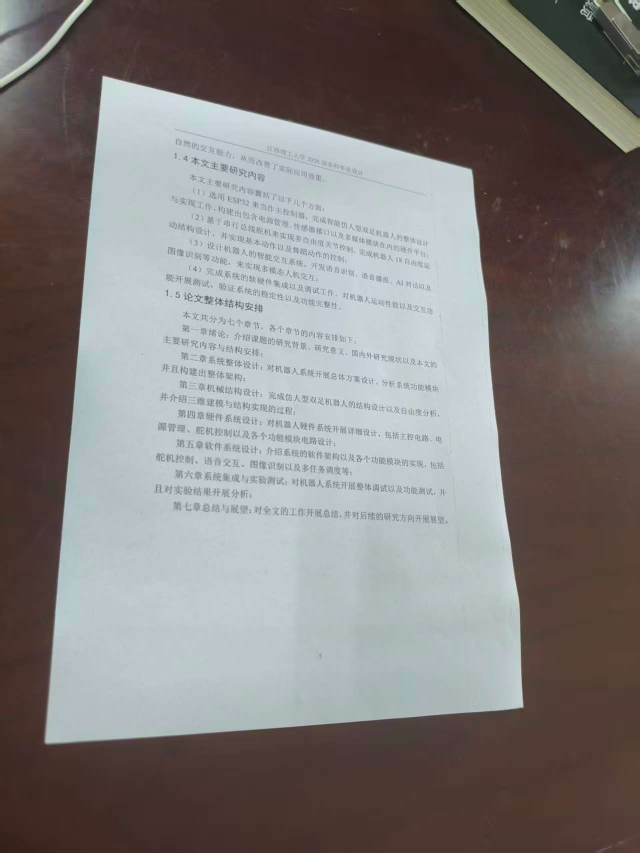
#> input picture images/doc.jpg, 1279 x 1706 px (shown at 1/2 size)
$ python scan_doc.py
#> lines starting #> are read from the running program, lines starting #| are printed output that depends on the picture; after the words box and inside, x2 and y2 are one past the last pixel; in counts of white or black regions, pixels touching at a corner belong together
import cv2
import numpy as np

# ---------------------- 1. 读取原图 ----------------------
img_path = "images/doc.jpg"
img = cv2.imread(img_path)
#> img is the input picture: shape (1706, 1279, 3); mean B, G, R 123.8, 124.6, 129
if img is None:
    print("图片读取失败，请检查路径！")
    exit()

# 保留原图副本，用于最终对比
origin = img.copy()
# 统一缩放，加快运算（放大处理，更容易抓边缘）
height, width = img.shape[:2]
#> height = 1706; width = 1279
scale = 0.8
img = cv2.resize(img, (int(width*scale), int(height*scale)))
#> img: shape (1364, 1023, 3)
origin_resize = img.copy()

# ---------------------- 2. 灰度化 + 增强对比度 ----------------------
gray = cv2.cvtColor(img, cv2.COLOR_BGR2GRAY)
# 用自适应阈值增强文档边缘
clahe = cv2.createCLAHE(clipLimit=2.0, tileGridSize=(8,8))
gray_enhanced = clahe.apply(gray)
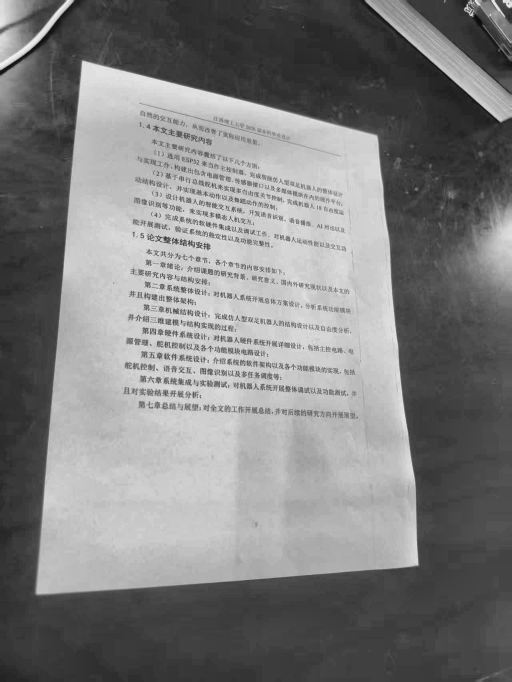
#> gray_enhanced: shape (1364, 1023) (shown at 1/2 size); min 9, max 244, mean 126

# ---------------------- 3. 高斯滤波（去噪） ----------------------
blur = cv2.GaussianBlur(gray_enhanced, (5, 5), 0)

# ---------------------- 4. Canny 边缘检测（调低阈值） ----------------------
canny = cv2.Canny(blur, 30, 100)
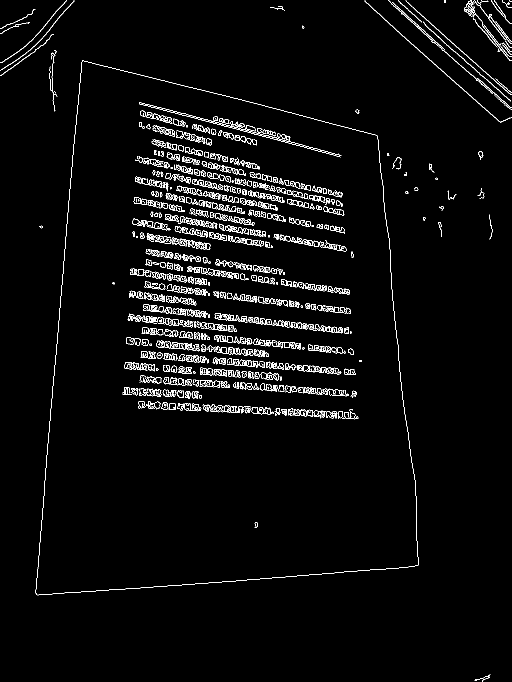
#> canny: shape (1364, 1023) (shown at 1/2 size); 3.1% white in thin lines or dots
# 膨胀边缘，让文档轮廓更连续
kernel = np.ones((3,3), np.uint8)
canny = cv2.dilate(canny, kernel, iterations=1)
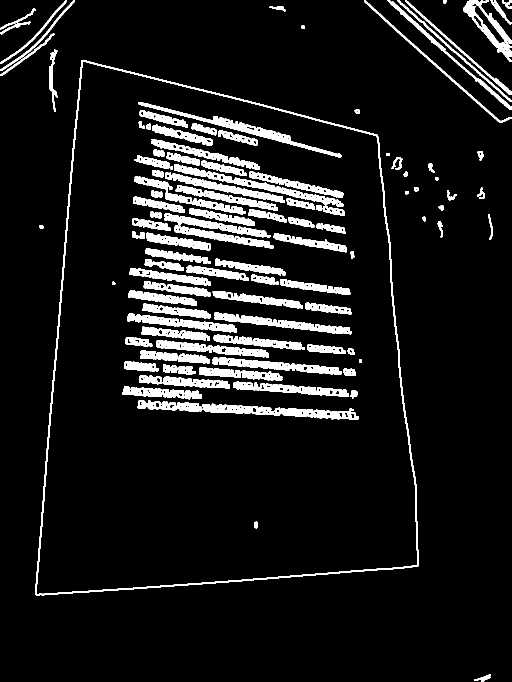
#> canny: shape (1364, 1023) (shown at 1/2 size); 9.1% white; 116 white regions

# ---------------------- 5. 查找轮廓，筛选文档外轮廓 ----------------------
contours, _ = cv2.findContours(canny, cv2.RETR_EXTERNAL, cv2.CHAIN_APPROX_SIMPLE)
#> contours = 34 contours; largest, box (x1, y1, x2, y2) and area: (70, 120, 838, 1192) 663089, (927, 0, 1023, 123) 4084, (775, 0, 1023, 220) 1806, (728, 0, 1023, 246) 1342, (810, 0, 1023, 190) 1126
# 按轮廓面积从大到小排序
contours = sorted(contours, key=cv2.contourArea, reverse=True)
doc_contour = None

for cnt in contours:
    # 轮廓近似，多边形拟合
    peri = cv2.arcLength(cnt, True)
    approx = cv2.approxPolyDP(cnt, 0.02 * peri, True)
    # 放宽条件：先找顶点数为4的轮廓
    if len(approx) == 4:
        doc_contour = approx
        break
#> this loop made 1 pass
#> (peri, doc_contour) on pass 1: (3449.5, [[163, 120], [70, 1188], [836, 1132], [755, 270]])

# 如果没找到四边形，就用面积最大的轮廓强行拟合
if doc_contour is None and len(contours) > 0:
    cnt = contours[0]
    peri = cv2.arcLength(cnt, True)
    approx = cv2.approxPolyDP(cnt, 0.02 * peri, True)
    doc_contour = approx

if doc_contour is None or len(doc_contour) != 4:
    print("未检测到文档四边形轮廓！")
    exit()

# 绘制检测到的文档轮廓
cv2.drawContours(img, [doc_contour], -1, (0, 255, 0), 3)
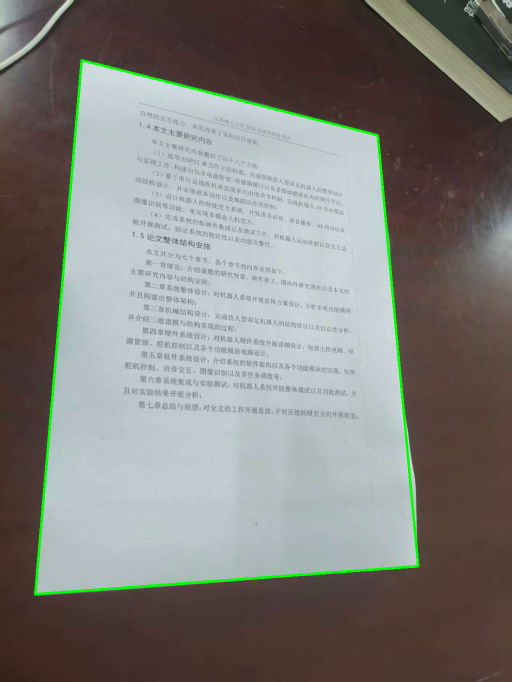
#> img: shape (1364, 1023, 3) (shown at 1/2 size); mean B, G, R 121.9, 125.7, 127.1

# ---------------------- 6. 坐标排序 + 透视变换矫正 ----------------------
# 整理四个顶点坐标
pts = doc_contour.reshape(4, 2)
#> pts = [[163, 120], [70, 1188], [836, 1132], [755, 270]]
rect = np.zeros((4, 2), dtype="float32")

# 坐标排序：左上、右上、右下、左下
s = pts.sum(axis=1)
#> s = [283, 1258, 1968, 1025]
rect[0] = pts[np.argmin(s)]   # 左上
rect[2] = pts[np.argmax(s)]   # 右下

diff = np.diff(pts, axis=1)
#> diff = [-43, 1118, 296, -485]
rect[1] = pts[np.argmin(diff)]# 右上
rect[3] = pts[np.argmax(diff)]# 左下

# 计算新图像宽高
(tl, tr, br, bl) = rect
widthA = np.sqrt(((br[0] - bl[0]) ** 2) + ((br[1] - bl[1]) ** 2))
widthB = np.sqrt(((tr[0] - tl[0]) ** 2) + ((tr[1] - tl[1]) ** 2))
maxWidth = max(int(widthA), int(widthB))

heightA = np.sqrt(((tr[0] - br[0]) ** 2) + ((tr[1] - br[1]) ** 2))
heightB = np.sqrt(((tl[0] - bl[0]) ** 2) + ((tl[1] - bl[1]) ** 2))
maxHeight = max(int(heightA), int(heightB))

# 目标矫正后四个角坐标
dst = np.array([
    [0, 0],
    [maxWidth - 1, 0],
    [maxWidth - 1, maxHeight - 1],
    [0, maxHeight - 1]
], dtype="float32")

# 计算透视变换矩阵 & 执行变换
M = cv2.getPerspectiveTransform(rect, dst)
warp = cv2.warpPerspective(origin_resize, M, (maxWidth, maxHeight))
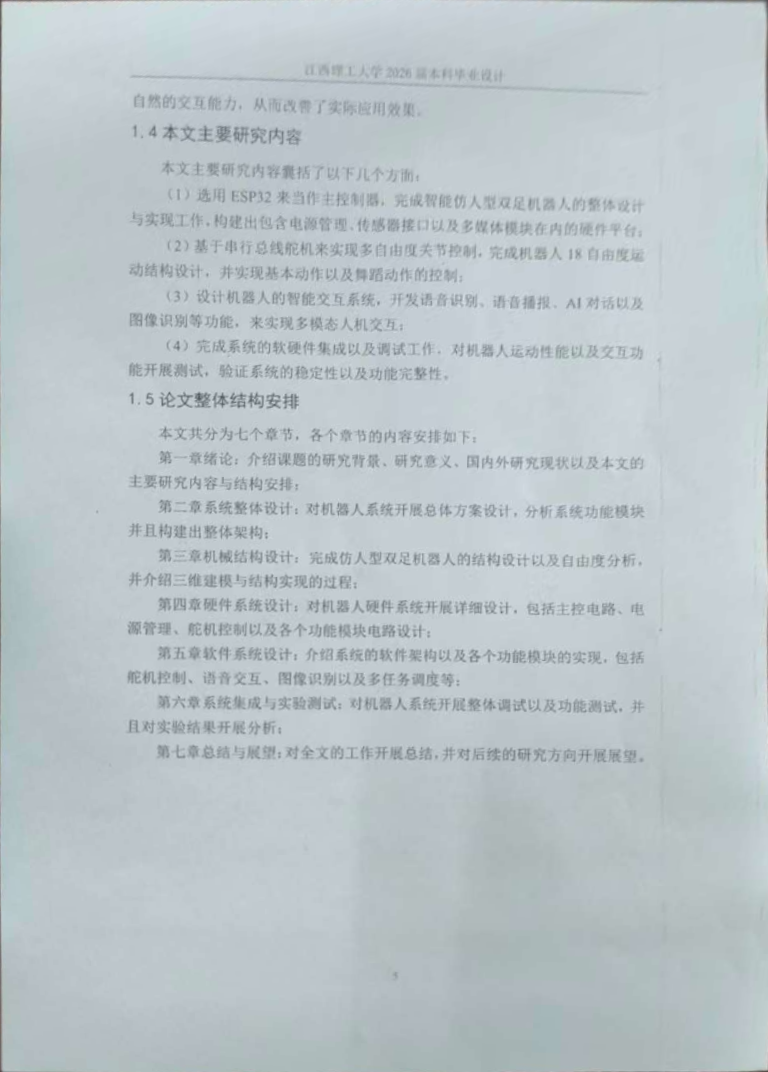
#> warp: shape (1072, 768, 3); mean B, G, R 201.4, 197, 187.3

# 矫正后再做二值化，让文档更清晰
warp_gray = cv2.cvtColor(warp, cv2.COLOR_BGR2GRAY)
_, warp_binary = cv2.threshold(warp_gray, 0, 255, cv2.THRESH_BINARY + cv2.THRESH_OTSU)
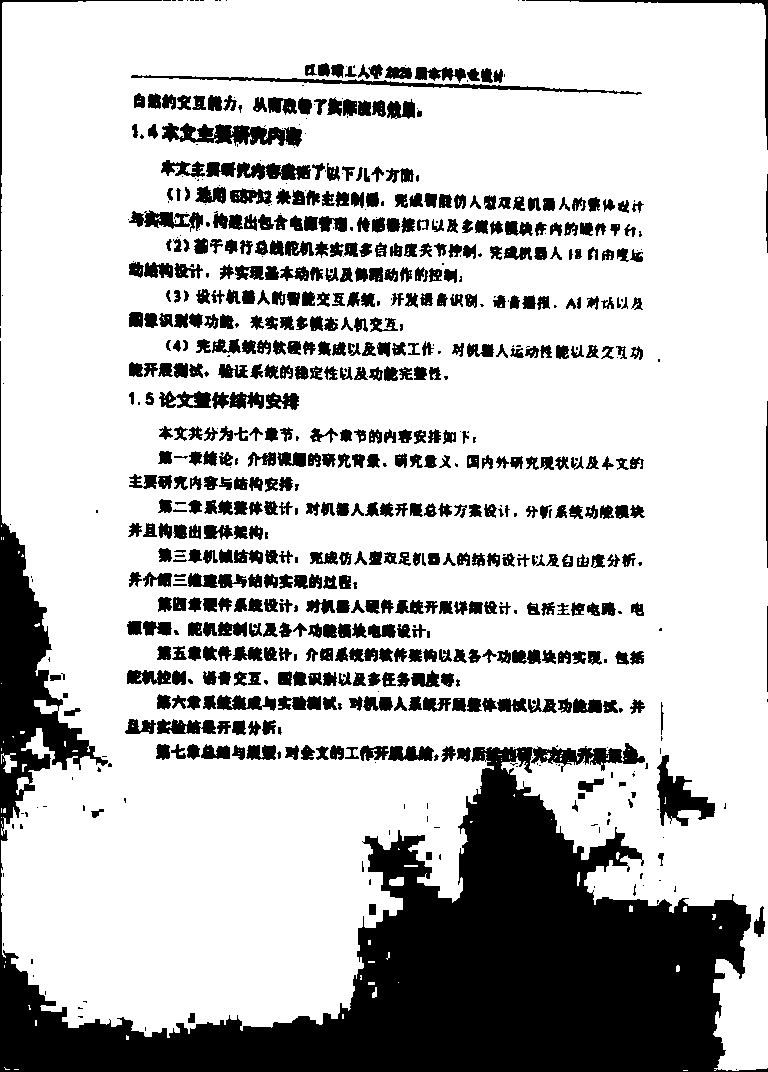
#> warp_binary: shape (1072, 768); 75.9% white; 770 black regions (207 under 20 px), largest, box (x1, y1, x2, y2) and area: (0, 341, 768, 1072) 113078, (162, 123, 302, 147) 1944, (657, 755, 715, 826) 1743

# ---------------------- 7. 显示所有阶段结果 ----------------------
cv2.imshow("1_Original", origin_resize)
cv2.imshow("2_Gray", gray)
cv2.imshow("3_Gaussian_Blur", blur)
cv2.imshow("4_Canny_Edge", canny)
cv2.imshow("5_Contour", img)
cv2.imshow("6_Warp_Result", warp)
cv2.imshow("7_Warp_Binary", warp_binary)

# ---------------------- 8. 保存最终矫正图片 ----------------------
cv2.imwrite("images/doc_result.jpg", warp)
cv2.imwrite("images/doc_binary.jpg", warp_binary)
print("矫正后的文档已保存至 images/doc_result.jpg 和 images/doc_binary.jpg")

cv2.waitKey(0)
cv2.destroyAllWindows()
